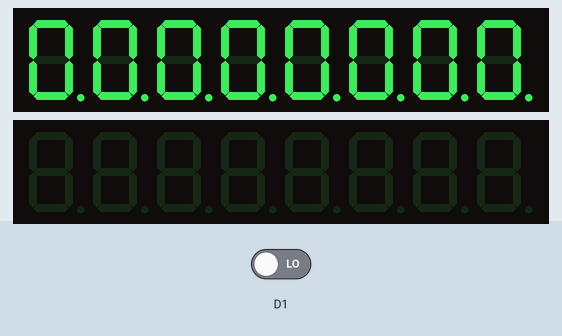
A sketch run on a simulated ESP8266 (NodeMCU). Parts: 2 × 8-digit seven-segment display. The test bench sets the inputs (shaded band); at power-on: D1 LOW. WiFi joins after 1.5 s; servers stay silent unless stated; what the sketch prints to the serial monitor is not drawn.

Above: at 0.1 s.
At 1.5 s:
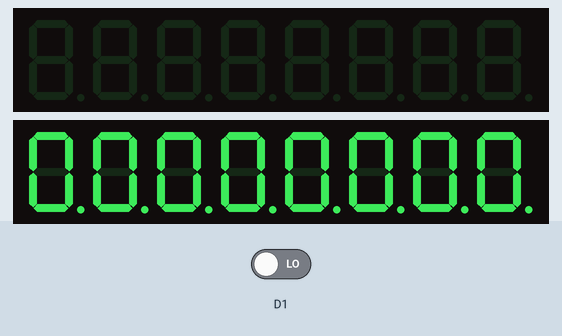
2.9 s: D1 driven HIGH
At 3.8 s:
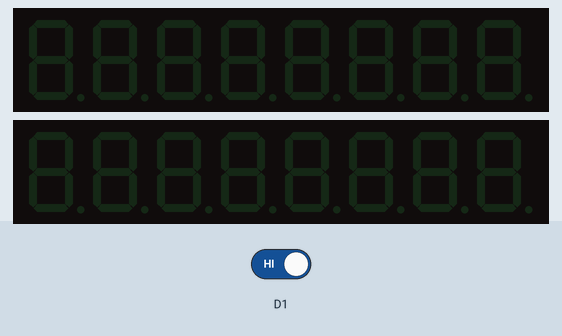
Timing chart, 0 to 5.9 s (numbered marks = the images above; inputs shaded):
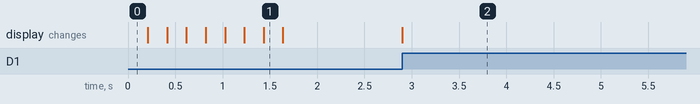

The sketch:

source.ino
```cpp
#include <ArduinoJson.h>
#include <ArduinoJson.hpp>
#include <ESP8266WiFi.h>
#include <ESP8266HTTPClient.h>
#include <WiFiClientSecure.h>
#include <LedController.hpp>

#define LED_CONTROL_CLK_PIN D5
#define LED_CONTROL_DATA_PIN D6
#define LED_CONTROL_CS_PIN D7
#define LED_CONTROL_NUM_SEGMENTS 2

LedController ledController(LED_CONTROL_DATA_PIN, LED_CONTROL_CLK_PIN, LED_CONTROL_CS_PIN, LED_CONTROL_NUM_SEGMENTS);


const char* ssid = "SSID";
const char* password = "PASSWORD";

int followy;
int liki;
int jasn = 15;

void display(const char* value, unsigned int segment = 0) {
  ledController.clearSegment(segment);

  uint8_t dotsNumber = 0;
  uint8_t length = (uint8_t)strlen(value);

  for (uint8_t i = 0; i < length; i++) {
    if (value[i] == '.') {
      dotsNumber++;
    }
  }

  length = length - dotsNumber > 8 ? 8 + dotsNumber : length;

  uint8_t i = 0;
  bool withDot = false;
  uint8_t dotShift = 0;

  while (i < length) {
    uint8_t key = length - i - 1;
    uint8_t pos = i - dotShift;

    if (value[key] == '.') {
      withDot = true;
      dotShift++;
    } else {
      ledController.setChar(segment, pos, value[key], withDot);
      if (withDot) {
        withDot = false;
      }
    }

    i++;
  }
}

void setup() {

  pinMode(D1, INPUT);
  attachInterrupt(5, jasnoscplus, RISING);


  ledController.activateAllSegments();
  ledController.setIntensity(15);
  ledController.clearMatrix();

  Serial.begin(115200);
  WiFi.begin(ssid, password);
  Serial.println("");
  Serial.print("Connecting");
  while (WiFi.status() != WL_CONNECTED) {
    Serial.print(".");
    display("0.0.0.0.0.0.0.0.");
    delay(200);
    ledController.clearMatrix();
    display("0.0.0.0.0.0.0.0.", 1);
    delay(200);
    ledController.clearMatrix();
  }

  Serial.println("");
  Serial.print("Connected to ");
  Serial.println(ssid);
  Serial.print("IP address: ");
  Serial.println(WiFi.localIP());
}


void loop() {
  if (WiFi.status() == WL_CONNECTED) {
    WiFiClientSecure client;
    client.setInsecure();

    HTTPClient https;
    String data = "FB API";
    String fullUrl = data;
    if (https.begin(client, fullUrl)) {
      int httpCode = https.GET();
      if (httpCode > 0) {
        String input = https.getString();
        Serial.println(input);

        StaticJsonDocument<128> doc;

        DeserializationError error = deserializeJson(doc, input);

        if (error) {
          Serial.print(F("deserializeJson() failed: "));
          Serial.println(error.f_str());
          return;
        }

        int liki = doc["fan_count"];  // 1229
        int followy = doc["followers_count"];
        // 1255
        char likes[8];
        sprintf(likes, "%-8d", liki);
        char follows[8];
        sprintf(follows, "%-8d", followy);
        display(likes);
        display(follows, 1);
        Serial.print("obserwujacy: ");
        Serial.println(followy);
        Serial.print("liki: ");
        Serial.println(liki);
        Serial.print("jasnosc: ");
        Serial.println(jasn);
        https.end();
        delay(10000);
      }
    }

    else {
      Serial.printf("[HTTPS] Unable to connect\n");
      ledController.setIntensity(15);
      display("0.0.0.0.0.0.0.0.");
      delay(200);
      ledController.clearMatrix();
      display("0.0.0.0.0.0.0.0.", 1);
      delay(200);
      ledController.clearMatrix();
    }
  }
}
IRAM_ATTR void jasnoscplus() {
  {
    static unsigned long last_interrupt_time = 0;
    unsigned long interrupt_time = millis();
    if (interrupt_time - last_interrupt_time > 200) {
      jasn++;
      jasn = jasn + 2;
      if (jasn > 15) {
        jasn = 0;
      }
      ledController.setIntensity(jasn);
    }
    last_interrupt_time = interrupt_time;
  }
}
```
